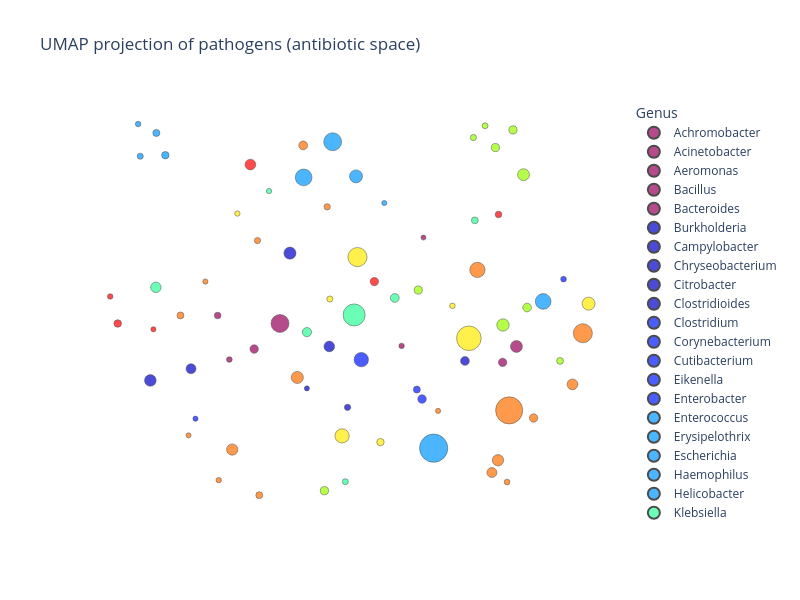

Notebook code for this chart:
### Markdown cell above
### UMAP scatter plots

Two-dimensional UMAP projections for antibiotic and class vectors, coloured by pathogen genus.

### Code cell
fig_ab = _umap_scatter(
    pathogen_names_ab,
    pathogen_log_sums_ab,
    pathogen_vectors_ab,
    title="UMAP projection of pathogens (antibiotic space)",
    marker_max_size=10,
    figure_size=(800, 600),
    color_map="Rainbow",
    min_size=50.0,
)
fig_ab

### Figure 1 — Plotly figure (JSON) as saved in the notebook; plotly's stock layout.template omitted (floating-point values rounded to 4 significant figures)
{"data": [{"hovertemplate": "<b>%{hovertext}</b><br><br>color=Achromobacter<br>x=%{x}<br>y=%{y}<br>size=%{marker.size}<extra></extra>", "hovertext": ["Achromobacter xylosoxidans"], "legendgroup": "Achromobacter", "marker": {"color": "rgb(150,0,90)", "line": {"color": "black", "width": 0.5}, "size": [0.3658], "sizemode": "area", "sizeref": 0.025, "symbol": "circle"}, "mode": "markers", "name": "Achromobacter", "orientation": "v", "showlegend": true, "type": "scatter", "x": [5.407], "xaxis": "x", "y": [0.5261], "yaxis": "y"}, {"hovertemplate": "<b>%{hovertext}</b><br><br>color=Acinetobacter<br>x=%{x}<br>y=%{y}<br>size=%{marker.size}<extra></extra>", "hovertext": ["Acinetobacter baumannii", "Acinetobacter calcoaceticus"], "legendgroup": "Acinetobacter", "marker": {"color": "rgb(150,0,90)", "line": {"color": "black", "width": 0.5}, "size": [4.044, 0.8696], "sizemode": "area", "sizeref": 0.025, "symbol": "circle"}, "mode": "markers", "name": "Acinetobacter", "orientation": "v", "showlegend": true, "type": "scatter", "x": [4.273, 6.349], "xaxis": "x", "y": [0.7179, 0.3849], "yaxis": "y"}, {"hovertemplate": "<b>%{hovertext}</b><br><br>color=Aeromonas<br>x=%{x}<br>y=%{y}<br>size=%{marker.size}<extra></extra>", "hovertext": ["Aeromonas hydrophila", "Aeromonas veronii"], "legendgroup": "Aeromonas", "marker": {"color": "rgb(150,0,90)", "line": {"color": "black", "width": 0.5}, "size": [0.8944, 0.4008], "sizemode": "area", "sizeref": 0.025, "symbol": "circle"}, "mode": "markers", "name": "Aeromonas", "orientation": "v", "showlegend": true, "type": "scatter", "x": [4.032, 3.8], "xaxis": "x", "y": [0.4989, 0.4095], "yaxis": "y"}, {"hovertemplate": "<b>%{hovertext}</b><br><br>color=Bacillus<br>x=%{x}<br>y=%{y}<br>size=%{marker.size}<extra></extra>", "hovertext": ["Bacillus anthracis", "Bacillus cereus"], "legendgroup": "Bacillus", "marker": {"color": "rgb(150,0,90)", "line": {"color": "black", "width": 0.5}, "size": [0.3093, 0.5418], "sizemode": "area", "sizeref": 0.025, "symbol": "circle"}, "mode": "markers", "name": "Bacillus", "orientation": "v", "showlegend": true, "type": "scatter", "x": [5.61, 3.691], "xaxis": "x", "y": [1.453, 0.7863], "yaxis": "y"}, {"hovertemplate": "<b>%{hovertext}</b><br><br>color=Bacteroides<br>x=%{x}<br>y=%{y}<br>size=%{marker.size}<extra></extra>", "hovertext": ["Bacteroides fragilis"], "legendgroup": "Bacteroides", "marker": {"color": "rgb(150,0,90)", "line": {"color": "black", "width": 0.5}, "size": [1.771], "sizemode": "area", "sizeref": 0.025, "symbol": "circle"}, "mode": "markers", "name": "Bacteroides", "orientation": "v", "showlegend": true, "type": "scatter", "x": [6.478], "xaxis": "x", "y": [0.521], "yaxis": "y"}, {"hovertemplate": "<b>%{hovertext}</b><br><br>color=Burkholderia<br>x=%{x}<br>y=%{y}<br>size=%{marker.size}<extra></extra>", "hovertext": ["Burkholderia cepacia", "Burkholderia pseudomallei"], "legendgroup": "Burkholderia", "marker": {"color": "rgb(0,0,200)", "line": {"color": "black", "width": 0.5}, "size": [0.969, 0.4932], "sizemode": "area", "sizeref": 0.025, "symbol": "circle"}, "mode": "markers", "name": "Burkholderia", "orientation": "v", "showlegend": true, "type": "scatter", "x": [5.997, 4.903], "xaxis": "x", "y": [0.3969, 0.0003783], "yaxis": "y"}, {"hovertemplate": "<b>%{hovertext}</b><br><br>color=Campylobacter<br>x=%{x}<br>y=%{y}<br>size=%{marker.size}<extra></extra>", "hovertext": ["Campylobacter coli", "Campylobacter jejuni"], "legendgroup": "Campylobacter", "marker": {"color": "rgb(0,0,200)", "line": {"color": "black", "width": 0.5}, "size": [1.225, 1.694], "sizemode": "area", "sizeref": 0.025, "symbol": "circle"}, "mode": "markers", "name": "Campylobacter", "orientation": "v", "showlegend": true, "type": "scatter", "x": [3.443, 3.064], "xaxis": "x", "y": [0.3302, 0.2303], "yaxis": "y"}, {"hovertemplate": "<b>%{hovertext}</b><br><br>color=Chryseobacterium<br>x=%{x}<br>y=%{y}<br>size=%{marker.size}<extra></extra>", "hovertext": ["Chryseobacterium indologenes"], "legendgroup": "Chryseobacterium", "marker": {"color": "rgb(0,0,200)", "line": {"color": "black", "width": 0.5}, "size": [0.3202], "sizemode": "area", "sizeref": 0.025, "symbol": "circle"}, "mode": "markers", "name": "Chryseobacterium", "orientation": "v", "showlegend": true, "type": "scatter", "x": [4.523], "xaxis": "x", "y": [0.1622], "yaxis": "y"}, {"hovertemplate": "<b>%{hovertext}</b><br><br>color=Citrobacter<br>x=%{x}<br>y=%{y}<br>size=%{marker.size}<extra></extra>", "hovertext": ["Citrobacter freundii"], "legendgroup": "Citrobacter", "marker": {"color": "rgb(0,0,200)", "line": {"color": "black", "width": 0.5}, "size": [1.409], "sizemode": "area", "sizeref": 0.025, "symbol": "circle"}, "mode": "markers", "name": "Citrobacter", "orientation": "v", "showlegend": true, "type": "scatter", "x": [4.732], "xaxis": "x", "y": [0.5214], "yaxis": "y"}, {"hovertemplate": "<b>%{hovertext}</b><br><br>color=Clostridioides<br>x=%{x}<br>y=%{y}<br>size=%{marker.size}<extra></extra>", "hovertext": ["Clostridioides difficile"], "legendgroup": "Clostridioides", "marker": {"color": "rgb(0,0,200)", "line": {"color": "black", "width": 0.5}, "size": [1.82], "sizemode": "area", "sizeref": 0.025, "symbol": "circle"}, "mode": "markers", "name": "Clostridioides", "orientation": "v", "showlegend": true, "type": "scatter", "x": [4.365], "xaxis": "x", "y": [1.32], "yaxis": "y"}, {"hovertemplate": "<b>%{hovertext}</b><br><br>color=Clostridium<br>x=%{x}<br>y=%{y}<br>size=%{marker.size}<extra></extra>", "hovertext": ["Clostridium perfringens"], "legendgroup": "Clostridium", "marker": {"color": "rgb(0,25,255)", "line": {"color": "black", "width": 0.5}, "size": [0.9199], "sizemode": "area", "sizeref": 0.025, "symbol": "circle"}, "mode": "markers", "name": "Clostridium", "orientation": "v", "showlegend": true, "type": "scatter", "x": [5.597], "xaxis": "x", "y": [0.07157], "yaxis": "y"}, {"hovertemplate": "<b>%{hovertext}</b><br><br>color=Corynebacterium<br>x=%{x}<br>y=%{y}<br>size=%{marker.size}<extra></extra>", "hovertext": ["Corynebacterium striatum"], "legendgroup": "Corynebacterium", "marker": {"color": "rgb(0,25,255)", "line": {"color": "black", "width": 0.5}, "size": [0.3304], "sizemode": "area", "sizeref": 0.025, "symbol": "circle"}, "mode": "markers", "name": "Corynebacterium", "orientation": "v", "showlegend": true, "type": "scatter", "x": [3.484], "xaxis": "x", "y": [-0.09665], "yaxis": "y"}, {"hovertemplate": "<b>%{hovertext}</b><br><br>color=Cutibacterium<br>x=%{x}<br>y=%{y}<br>size=%{marker.size}<extra></extra>", "hovertext": ["Cutibacterium acnes"], "legendgroup": "Cutibacterium", "marker": {"color": "rgb(0,25,255)", "line": {"color": "black", "width": 0.5}, "size": [0.6139], "sizemode": "area", "sizeref": 0.025, "symbol": "circle"}, "mode": "markers", "name": "Cutibacterium", "orientation": "v", "showlegend": true, "type": "scatter", "x": [5.549], "xaxis": "x", "y": [0.152], "yaxis": "y"}, {"hovertemplate": "<b>%{hovertext}</b><br><br>color=Eikenella<br>x=%{x}<br>y=%{y}<br>size=%{marker.size}<extra></extra>", "hovertext": ["Eikenella corrodens"], "legendgroup": "Eikenella", "marker": {"color": "rgb(0,25,255)", "line": {"color": "black", "width": 0.5}, "size": [0.3943], "sizemode": "area", "sizeref": 0.025, "symbol": "circle"}, "mode": "markers", "name": "Eikenella", "orientation": "v", "showlegend": true, "type": "scatter", "x": [6.917], "xaxis": "x", "y": [1.097], "yaxis": "y"}, {"hovertemplate": "<b>%{hovertext}</b><br><br>color=Enterobacter<br>x=%{x}<br>y=%{y}<br>size=%{marker.size}<extra></extra>", "hovertext": ["Enterobacter cloacae"], "legendgroup": "Enterobacter", "marker": {"color": "rgb(0,25,255)", "line": {"color": "black", "width": 0.5}, "size": [2.593], "sizemode": "area", "sizeref": 0.025, "symbol": "circle"}, "mode": "markers", "name": "Enterobacter", "orientation": "v", "showlegend": true, "type": "scatter", "x": [5.031], "xaxis": "x", "y": [0.4081], "yaxis": "y"}, {"hovertemplate": "<b>%{hovertext}</b><br><br>color=Enterococcus<br>x=%{x}<br>y=%{y}<br>size=%{marker.size}<extra></extra>", "hovertext": ["Enterococcus casseliflavus", "Enterococcus durans", "Enterococcus faecalis", "Enterococcus faecium", "Enterococcus gallinarum", "Enterococcus hirae"], "legendgroup": "Enterococcus", "marker": {"color": "rgb(0,152,255)", "line": {"color": "black", "width": 0.5}, "size": [0.6213, 0.4605, 4.017, 3.497, 0.6925, 0.3808], "sizemode": "area", "sizeref": 0.025, "symbol": "circle"}, "mode": "markers", "name": "Enterococcus", "orientation": "v", "showlegend": true, "type": "scatter", "x": [3.12, 2.97, 4.764, 4.493, 3.203, 2.95], "xaxis": "x", "y": [2.348, 2.149, 2.273, 1.967, 2.157, 2.424], "yaxis": "y"}, {"hovertemplate": "<b>%{hovertext}</b><br><br>color=Erysipelothrix<br>x=%{x}<br>y=%{y}<br>size=%{marker.size}<extra></extra>", "hovertext": ["Erysipelothrix rhusiopathiae"], "legendgroup": "Erysipelothrix", "marker": {"color": "rgb(0,152,255)", "line": {"color": "black", "width": 0.5}, "size": [0.3256], "sizemode": "area", "sizeref": 0.025, "symbol": "circle"}, "mode": "markers", "name": "Erysipelothrix", "orientation": "v", "showlegend": true, "type": "scatter", "x": [5.245], "xaxis": "x", "y": [1.749], "yaxis": "y"}, {"hovertemplate": "<b>%{hovertext}</b><br><br>color=Escherichia<br>x=%{x}<br>y=%{y}<br>size=%{marker.size}<extra></extra>", "hovertext": ["Escherichia coli"], "legendgroup": "Escherichia", "marker": {"color": "rgb(0,152,255)", "line": {"color": "black", "width": 0.5}, "size": [10.0], "sizemode": "area", "sizeref": 0.025, "symbol": "circle"}, "mode": "markers", "name": "Escherichia", "orientation": "v", "showlegend": true, "type": "scatter", "x": [5.706], "xaxis": "x", "y": [-0.3488], "yaxis": "y"}, {"hovertemplate": "<b>%{hovertext}</b><br><br>color=Haemophilus<br>x=%{x}<br>y=%{y}<br>size=%{marker.size}<extra></extra>", "hovertext": ["Haemophilus influenzae"], "legendgroup": "Haemophilus", "marker": {"color": "rgb(0,152,255)", "line": {"color": "black", "width": 0.5}, "size": [3.082], "sizemode": "area", "sizeref": 0.025, "symbol": "circle"}, "mode": "markers", "name": "Haemophilus", "orientation": "v", "showlegend": true, "type": "scatter", "x": [6.727], "xaxis": "x", "y": [0.9062], "yaxis": "y"}, {"hovertemplate": "<b>%{hovertext}</b><br><br>color=Helicobacter<br>x=%{x}<br>y=%{y}<br>size=%{marker.size}<extra></extra>", "hovertext": ["Helicobacter pylori"], "legendgroup": "Helicobacter", "marker": {"color": "rgb(0,152,255)", "line": {"color": "black", "width": 0.5}, "size": [2.084], "sizemode": "area", "sizeref": 0.025, "symbol": "circle"}, "mode": "markers", "name": "Helicobacter", "orientation": "v", "showlegend": true, "type": "scatter", "x": [4.982], "xaxis": "x", "y": [1.977], "yaxis": "y"}, {"hovertemplate": "<b>%{hovertext}</b><br><br>color=Klebsiella<br>x=%{x}<br>y=%{y}<br>size=%{marker.size}<extra></extra>", "hovertext": ["Klebsiella aerogenes", "Klebsiella oxytoca", "Klebsiella pneumoniae"], "legendgroup": "Klebsiella", "marker": {"color": "rgb(44,255,150)", "line": {"color": "black", "width": 0.5}, "size": [0.9643, 1.062, 6.069], "sizemode": "area", "sizeref": 0.025, "symbol": "circle"}, "mode": "markers", "name": "Klebsiella", "orientation": "v", "showlegend": true, "type": "scatter", "x": [5.343, 4.524, 4.964], "xaxis": "x", "y": [0.9364, 0.6438, 0.7908], "yaxis": "y"}, {"hovertemplate": "<b>%{hovertext}</b><br><br>color=Lactococcus<br>x=%{x}<br>y=%{y}<br>size=%{marker.size}<extra></extra>", "hovertext": ["Lactococcus lactis"], "legendgroup": "Lactococcus", "marker": {"color": "rgb(44,255,150)", "line": {"color": "black", "width": 0.5}, "size": [0.3568], "sizemode": "area", "sizeref": 0.025, "symbol": "circle"}, "mode": "markers", "name": "Lactococcus", "orientation": "v", "showlegend": true, "type": "scatter", "x": [4.17], "xaxis": "x", "y": [1.851], "yaxis": "y"}, {"hovertemplate": "<b>%{hovertext}</b><br><br>color=Listeria<br>x=%{x}<br>y=%{y}<br>size=%{marker.size}<extra></extra>", "hovertext": ["Listeria monocytogenes"], "legendgroup": "Listeria", "marker": {"color": "rgb(44,255,150)", "line": {"color": "black", "width": 0.5}, "size": [1.365], "sizemode": "area", "sizeref": 0.025, "symbol": "circle"}, "mode": "markers", "name": "Listeria", "orientation": "v", "showlegend": true, "type": "scatter", "x": [3.115], "xaxis": "x", "y": [1.027], "yaxis": "y"}, {"hovertemplate": "<b>%{hovertext}</b><br><br>color=Mannheimia<br>x=%{x}<br>y=%{y}<br>size=%{marker.size}<extra></extra>", "hovertext": ["Mannheimia haemolytica"], "legendgroup": "Mannheimia", "marker": {"color": "rgb(44,255,150)", "line": {"color": "black", "width": 0.5}, "size": [0.4453], "sizemode": "area", "sizeref": 0.025, "symbol": "circle"}, "mode": "markers", "name": "Mannheimia", "orientation": "v", "showlegend": true, "type": "scatter", "x": [4.882], "xaxis": "x", "y": [-0.6362], "yaxis": "y"}, {"hovertemplate": "<b>%{hovertext}</b><br><br>color=Metamycoplasma<br>x=%{x}<br>y=%{y}<br>size=%{marker.size}<extra></extra>", "hovertext": ["Metamycoplasma hominis"], "legendgroup": "Metamycoplasma", "marker": {"color": "rgb(44,255,150)", "line": {"color": "black", "width": 0.5}, "size": [0.5834], "sizemode": "area", "sizeref": 0.025, "symbol": "circle"}, "mode": "markers", "name": "Metamycoplasma", "orientation": "v", "showlegend": true, "type": "scatter", "x": [6.09], "xaxis": "x", "y": [1.6], "yaxis": "y"}, {"hovertemplate": "<b>%{hovertext}</b><br><br>color=Moraxella<br>x=%{x}<br>y=%{y}<br>size=%{marker.size}<extra></extra>", "hovertext": ["Moraxella catarrhalis"], "legendgroup": "Moraxella", "marker": {"color": "rgb(151,255,0)", "line": {"color": "black", "width": 0.5}, "size": [0.9369], "sizemode": "area", "sizeref": 0.025, "symbol": "circle"}, "mode": "markers", "name": "Moraxella", "orientation": "v", "showlegend": true, "type": "scatter", "x": [6.577], "xaxis": "x", "y": [0.854], "yaxis": "y"}, {"hovertemplate": "<b>%{hovertext}</b><br><br>color=Morganella<br>x=%{x}<br>y=%{y}<br>size=%{marker.size}<extra></extra>", "hovertext": ["Morganella morganii"], "legendgroup": "Morganella", "marker": {"color": "rgb(151,255,0)", "line": {"color": "black", "width": 0.5}, "size": [0.8234], "sizemode": "area", "sizeref": 0.025, "symbol": "circle"}, "mode": "markers", "name": "Morganella", "orientation": "v", "showlegend": true, "type": "scatter", "x": [5.562], "xaxis": "x", "y": [1.004], "yaxis": "y"}, {"hovertemplate": "<b>%{hovertext}</b><br><br>color=Mycobacterium<br>x=%{x}<br>y=%{y}<br>size=%{marker.size}<extra></extra>", "hovertext": ["Mycobacterium abscessus", "Mycobacterium avium", "Mycobacterium flavescens", "Mycobacterium obuense", "Mycobacterium tuberculosis"], "legendgroup": "Mycobacterium", "marker": {"color": "rgb(151,255,0)", "line": {"color": "black", "width": 0.5}, "size": [0.431, 0.4773, 0.8381, 0.8381, 1.762], "sizemode": "area", "sizeref": 0.025, "symbol": "circle"}, "mode": "markers", "name": "Mycobacterium", "orientation": "v", "showlegend": true, "type": "scatter", "x": [6.185, 6.076, 6.281, 6.446, 6.544], "xaxis": "x", "y": [2.409, 2.309, 2.223, 2.374, 1.991], "yaxis": "y"}, {"hovertemplate": "<b>%{hovertext}</b><br><br>color=Neisseria<br>x=%{x}<br>y=%{y}<br>size=%{marker.size}<extra></extra>", "hovertext": ["Neisseria gonorrhoeae", "Neisseria meningitidis"], "legendgroup": "Neisseria", "marker": {"color": "rgb(151,255,0)", "line": {"color": "black", "width": 0.5}, "size": [1.922, 0.5896], "sizemode": "area", "sizeref": 0.025, "symbol": "circle"}, "mode": "markers", "name": "Neisseria", "orientation": "v", "showlegend": true, "type": "scatter", "x": [6.352, 6.885], "xaxis": "x", "y": [0.7047, 0.3973], "yaxis": "y"}, {"hovertemplate": "<b>%{hovertext}</b><br><br>color=Pasteurella<br>x=%{x}<br>y=%{y}<br>size=%{marker.size}<extra></extra>", "hovertext": ["Pasteurella multocida"], "legendgroup": "Pasteurella", "marker": {"color": "rgb(151,255,0)", "line": {"color": "black", "width": 0.5}, "size": [0.8463], "sizemode": "area", "sizeref": 0.025, "symbol": "circle"}, "mode": "markers", "name": "Pasteurella", "orientation": "v", "showlegend": true, "type": "scatter", "x": [4.687], "xaxis": "x", "y": [-0.7133], "yaxis": "y"}, {"hovertemplate": "<b>%{hovertext}</b><br><br>color=Proteus<br>x=%{x}<br>y=%{y}<br>size=%{marker.size}<extra></extra>", "hovertext": ["Proteus mirabilis", "Proteus vulgaris"], "legendgroup": "Proteus", "marker": {"color": "rgb(255,234,0)", "line": {"color": "black", "width": 0.5}, "size": [2.534, 0.6844], "sizemode": "area", "sizeref": 0.025, "symbol": "circle"}, "mode": "markers", "name": "Proteus", "orientation": "v", "showlegend": true, "type": "scatter", "x": [4.852, 5.209], "xaxis": "x", "y": [-0.2442, -0.2974], "yaxis": "y"}, {"hovertemplate": "<b>%{hovertext}</b><br><br>color=Providencia<br>x=%{x}<br>y=%{y}<br>size=%{marker.size}<extra></extra>", "hovertext": ["Providencia stuartii"], "legendgroup": "Providencia", "marker": {"color": "rgb(255,234,0)", "line": {"color": "black", "width": 0.5}, "size": [0.3745], "sizemode": "area", "sizeref": 0.025, "symbol": "circle"}, "mode": "markers", "name": "Providencia", "orientation": "v", "showlegend": true, "type": "scatter", "x": [5.881], "xaxis": "x", "y": [0.8689], "yaxis": "y"}, {"hovertemplate": "<b>%{hovertext}</b><br><br>color=Pseudomonas<br>x=%{x}<br>y=%{y}<br>size=%{marker.size}<extra></extra>", "hovertext": ["Pseudomonas aeruginosa", "Pseudomonas fluorescens", "Pseudomonas putida"], "legendgroup": "Pseudomonas", "marker": {"color": "rgb(255,234,0)", "line": {"color": "black", "width": 0.5}, "size": [7.567, 0.3541, 0.462], "sizemode": "area", "sizeref": 0.025, "symbol": "circle"}, "mode": "markers", "name": "Pseudomonas", "orientation": "v", "showlegend": true, "type": "scatter", "x": [6.034, 3.875, 4.738], "xaxis": "x", "y": [0.5911, 1.658, 0.9272], "yaxis": "y"}, {"hovertemplate": "<b>%{hovertext}</b><br><br>color=Salmonella<br>x=%{x}<br>y=%{y}<br>size=%{marker.size}<extra></extra>", "hovertext": ["Salmonella enterica"], "legendgroup": "Salmonella", "marker": {"color": "rgb(255,234,0)", "line": {"color": "black", "width": 0.5}, "size": [4.602], "sizemode": "area", "sizeref": 0.025, "symbol": "circle"}, "mode": "markers", "name": "Salmonella", "orientation": "v", "showlegend": true, "type": "scatter", "x": [4.995], "xaxis": "x", "y": [1.286], "yaxis": "y"}, {"hovertemplate": "<b>%{hovertext}</b><br><br>color=Serratia<br>x=%{x}<br>y=%{y}<br>size=%{marker.size}<extra></extra>", "hovertext": ["Serratia marcescens"], "legendgroup": "Serratia", "marker": {"color": "rgb(255,234,0)", "line": {"color": "black", "width": 0.5}, "size": [2.104], "sizemode": "area", "sizeref": 0.025, "symbol": "circle"}, "mode": "markers", "name": "Serratia", "orientation": "v", "showlegend": true, "type": "scatter", "x": [7.151], "xaxis": "x", "y": [0.8874], "yaxis": "y"}, {"hovertemplate": "<b>%{hovertext}</b><br><br>color=Shigella<br>x=%{x}<br>y=%{y}<br>size=%{marker.size}<extra></extra>", "hovertext": ["Shigella boydii", "Shigella dysenteriae", "Shigella flexneri", "Shigella sonnei"], "legendgroup": "Shigella", "marker": {"color": "rgb(255,111,0)", "line": {"color": "black", "width": 0.5}, "size": [0.4076, 0.8796, 1.608, 1.239], "sizemode": "area", "sizeref": 0.025, "symbol": "circle"}, "mode": "markers", "name": "Shigella", "orientation": "v", "showlegend": true, "type": "scatter", "x": [6.39, 6.638, 6.306, 6.249], "xaxis": "x", "y": [-0.6387, -0.09113, -0.4527, -0.5577], "yaxis": "y"}, {"hovertemplate": "<b>%{hovertext}</b><br><br>color=Staphylococcus<br>x=%{x}<br>y=%{y}<br>size=%{marker.size}<extra></extra>", "hovertext": ["Staphylococcus aureus", "Staphylococcus capitis", "Staphylococcus epidermidis", "Staphylococcus haemolyticus", "Staphylococcus hominis", "Staphylococcus pseudintermedius", "Staphylococcus saprophyticus"], "legendgroup": "Staphylococcus", "marker": {"color": "rgb(255,111,0)", "line": {"color": "black", "width": 0.5}, "size": [9.183, 0.3436, 2.907, 0.9614, 0.4782, 0.5975, 0.4973], "sizemode": "area", "sizeref": 0.025, "symbol": "circle"}, "mode": "markers", "name": "Staphylococcus", "orientation": "v", "showlegend": true, "type": "scatter", "x": [6.41, 3.577, 6.114, 4.489, 4.063, 3.344, 4.713], "xaxis": "x", "y": [-0.02596, 1.076, 1.176, 2.241, 1.427, 0.7865, 1.716], "yaxis": "y"}, {"hovertemplate": "<b>%{hovertext}</b><br><br>color=Stenotrophomonas<br>x=%{x}<br>y=%{y}<br>size=%{marker.size}<extra></extra>", "hovertext": ["Stenotrophomonas maltophilia"], "legendgroup": "Stenotrophomonas", "marker": {"color": "rgb(255,111,0)", "line": {"color": "black", "width": 0.5}, "size": [1.832], "sizemode": "area", "sizeref": 0.025, "symbol": "circle"}, "mode": "markers", "name": "Stenotrophomonas", "orientation": "v", "showlegend": true, "type": "scatter", "x": [4.434], "xaxis": "x", "y": [0.2558], "yaxis": "y"}, {"hovertemplate": "<b>%{hovertext}</b><br><br>color=Streptococcus<br>x=%{x}<br>y=%{y}<br>size=%{marker.size}<extra></extra>", "hovertext": ["Streptococcus agalactiae", "Streptococcus dysgalactiae", "Streptococcus mutans", "Streptococcus pneumoniae", "Streptococcus pyogenes", "Streptococcus suis"], "legendgroup": "Streptococcus", "marker": {"color": "rgb(255,111,0)", "line": {"color": "black", "width": 0.5}, "size": [1.578, 0.3169, 0.3308, 4.536, 1.439, 0.5899], "sizemode": "area", "sizeref": 0.025, "symbol": "circle"}, "mode": "markers", "name": "Streptococcus", "orientation": "v", "showlegend": true, "type": "scatter", "x": [3.827, 3.42, 5.747, 7.097, 7.0, 4.079], "xaxis": "x", "y": [-0.3609, -0.2395, -0.02995, 0.6341, 0.197, -0.7512], "yaxis": "y"}, {"hovertemplate": "<b>%{hovertext}</b><br><br>color=Trueperella<br>x=%{x}<br>y=%{y}<br>size=%{marker.size}<extra></extra>", "hovertext": ["Trueperella pyogenes"], "legendgroup": "Trueperella", "marker": {"color": "rgb(255,111,0)", "line": {"color": "black", "width": 0.5}, "size": [0.3583], "sizemode": "area", "sizeref": 0.025, "symbol": "circle"}, "mode": "markers", "name": "Trueperella", "orientation": "v", "showlegend": true, "type": "scatter", "x": [3.701], "xaxis": "x", "y": [-0.6226], "yaxis": "y"}, {"hovertemplate": "<b>%{hovertext}</b><br><br>color=Ureaplasma<br>x=%{x}<br>y=%{y}<br>size=%{marker.size}<extra></extra>", "hovertext": ["Ureaplasma urealyticum"], "legendgroup": "Ureaplasma", "marker": {"color": "rgb(255,0,0)", "line": {"color": "black", "width": 0.5}, "size": [0.5355], "sizemode": "area", "sizeref": 0.025, "symbol": "circle"}, "mode": "markers", "name": "Ureaplasma", "orientation": "v", "showlegend": true, "type": "scatter", "x": [6.31], "xaxis": "x", "y": [1.65], "yaxis": "y"}, {"hovertemplate": "<b>%{hovertext}</b><br><br>color=Vibrio<br>x=%{x}<br>y=%{y}<br>size=%{marker.size}<extra></extra>", "hovertext": ["Vibrio alginolyticus", "Vibrio cholerae", "Vibrio parahaemolyticus", "Vibrio vulnificus"], "legendgroup": "Vibrio", "marker": {"color": "rgb(255,0,0)", "line": {"color": "black", "width": 0.5}, "size": [0.3273, 1.43, 0.7115, 0.3782], "sizemode": "area", "sizeref": 0.025, "symbol": "circle"}, "mode": "markers", "name": "Vibrio", "orientation": "v", "showlegend": true, "type": "scatter", "x": [3.092, 3.997, 2.759, 2.689], "xaxis": "x", "y": [0.6678, 2.078, 0.7175, 0.9491], "yaxis": "y"}, {"hovertemplate": "<b>%{hovertext}</b><br><br>color=Yersinia<br>x=%{x}<br>y=%{y}<br>size=%{marker.size}<extra></extra>", "hovertext": ["Yersinia enterocolitica"], "legendgroup": "Yersinia", "marker": {"color": "rgb(255,0,0)", "line": {"color": "black", "width": 0.5}, "size": [0.8681], "sizemode": "area", "sizeref": 0.025, "symbol": "circle"}, "mode": "markers", "name": "Yersinia", "orientation": "v", "showlegend": true, "type": "scatter", "x": [5.153], "xaxis": "x", "y": [1.077], "yaxis": "y"}], "layout": {"height": 600, "legend": {"itemsizing": "constant", "title": {"text": "Genus"}, "tracegroupgap": 0}, "paper_bgcolor": "white", "plot_bgcolor": "white", "title": {"text": "UMAP projection of pathogens (antibiotic space)"}, "width": 800, "xaxis": {"anchor": "y", "domain": [0, 1], "showgrid": false, "title": {"text": "x"}, "visible": false, "zeroline": false}, "yaxis": {"anchor": "x", "domain": [0, 1], "showgrid": false, "title": {"text": "y"}, "visible": false, "zeroline": false}}}
